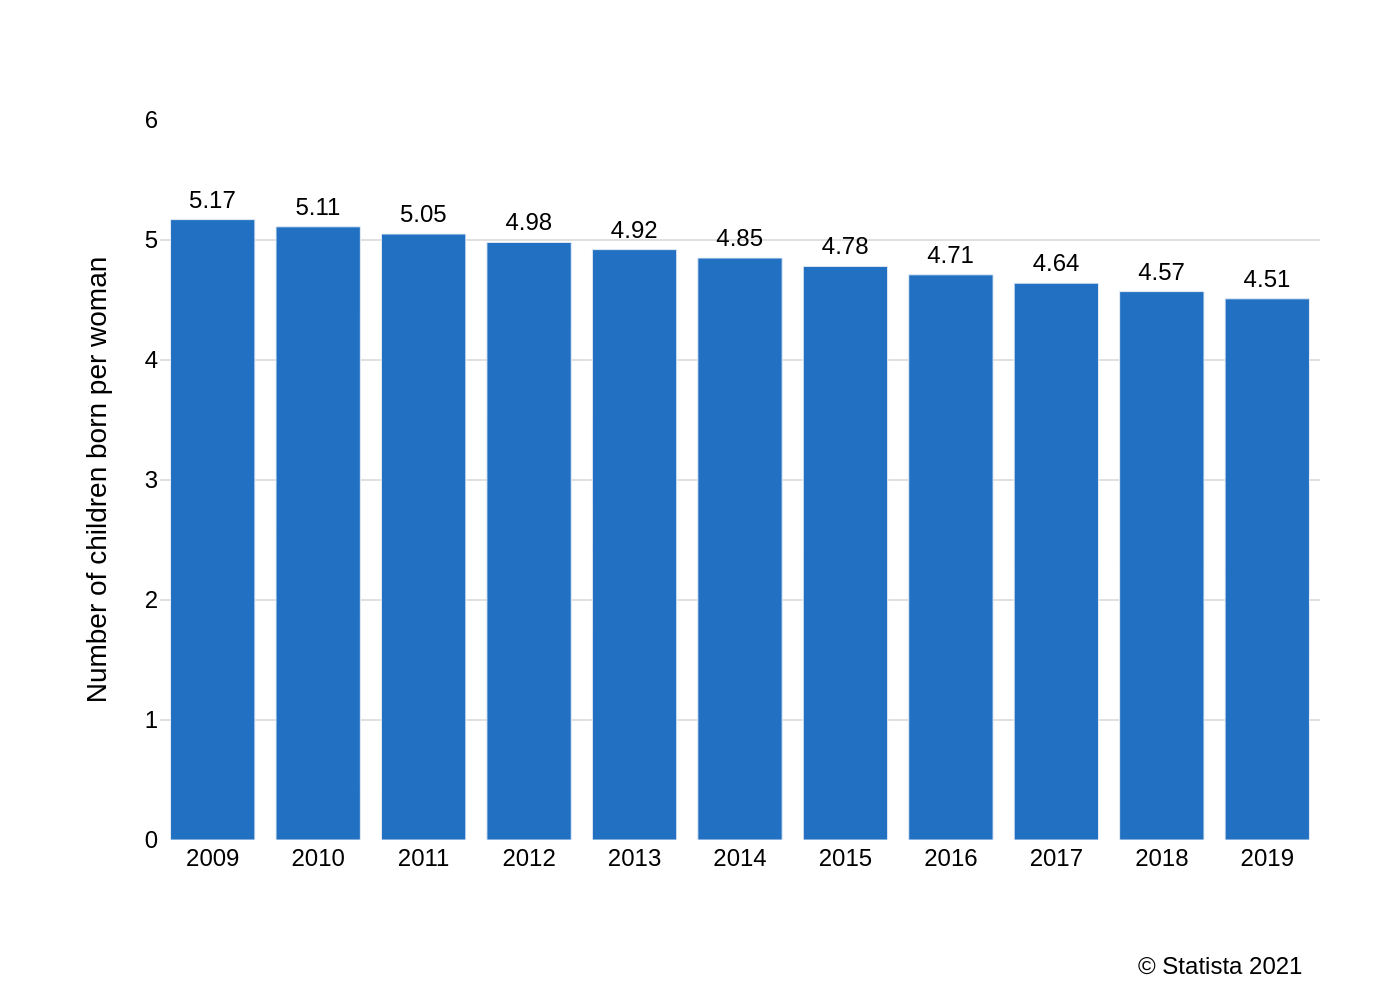

The Python source for this figure:
import sys
import json
import os
import plotly.graph_objects as go

if len(sys.argv) != 2:
    print("Usage: python create_chart.py <path_to_json_file>", file=sys.stderr)
    sys.exit(1)

json_file_path = sys.argv[1]

try:
    with open(json_file_path, 'r', encoding='utf-8') as f:
        chart_info = json.load(f)
except FileNotFoundError:
    print(f"Error: File not found at {json_file_path}", file=sys.stderr)
    sys.exit(1)
except json.JSONDecodeError:
    print(f"Error: Invalid JSON format in {json_file_path}", file=sys.stderr)
    sys.exit(1)

data = chart_info['chart_data']
texts = chart_info['texts']
colors = chart_info['colors']

x_values = [item['x'] for item in data]
y_values = [item['y'] for item in data]

fig = go.Figure()

fig.add_trace(go.Bar(
    x=x_values,
    y=y_values,
    marker_color=colors[0],
    text=[f'{y:.2f}' for y in y_values],
    textposition='outside',
    cliponaxis=False,
    textfont=dict(family="Arial", size=12, color='black'),
    hoverinfo='none'
))

title_text = texts.get('title') or ''
subtitle_text = texts.get('subtitle') or ''
if title_text and subtitle_text:
    full_title = f"{title_text}<br><sub>{subtitle_text}</sub>"
else:
    full_title = title_text or subtitle_text

fig.update_layout(
    title=dict(
        text=full_title,
        x=0.05,
        xanchor='left',
        y=0.95,
        yanchor='top'
    ),
    xaxis=dict(
        title_text=texts.get('x_axis_title'),
        tickmode='array',
        tickvals=x_values,
        ticktext=[str(x) for x in x_values],
        showgrid=False,
        zeroline=False
    ),
    yaxis=dict(
        title_text=texts.get('y_axis_title'),
        range=[0, 6],
        showgrid=True,
        gridcolor='#e0e0e0',
        zeroline=False
    ),
    plot_bgcolor='white',
    paper_bgcolor='white',
    showlegend=False,
    font=dict(family="Arial", size=12, color="black"),
    margin=dict(l=80, r=40, t=60, b=80)
)

if texts.get('source'):
    fig.add_annotation(
        text=texts['source'],
        align='right',
        showarrow=False,
        xref='paper',
        yref='paper',
        x=0.99,
        y=-0.15,
        xanchor='right',
        yanchor='top'
    )

base_filename = os.path.splitext(os.path.basename(json_file_path))[0]
output_filename = f"{base_filename}.png"

fig.write_image(output_filename, scale=2)

print(f"Chart saved to {output_filename}")
